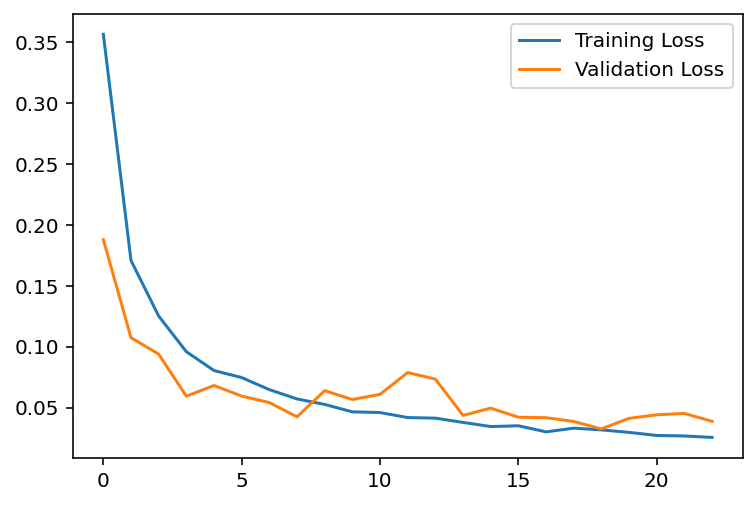

Write the Python code that produced this figure.
#!/usr/bin/env python3
# -*- coding: utf-8 -*-
"""
Created on Tue Nov 26 13:34:50 2024
Objective:
    - Train EfficientNet-V2-S which is significantly more efficient in terms of both computation 
    (FLOPs) and memory, making it better for real-time applications or deployment on resource-constrained 
    hardware.
@author: dagi
"""
import os 
from torch.utils.data import DataLoader 
from torchvision import datasets, transforms
import torch
from torch import nn 
from torchinfo import summary
from torchvision import models 
from timeit import default_timer as timer
from loops import main_loop
import matplotlib.pyplot as plt
import itertools
import torch.optim as optim 
from utils import calculate_mean_std

# In[] Function/method counts the total number of files in the provided directory
def count_files(directory):
    file_count = 0
    for root, dirs, files in os.walk(directory):
        file_count += len(files)  # Add the number of files in each directory
    return file_count

# In[] Set route path for the data
rootPath = "/media/Linux/Mallie_Dagmawi/PyTorch/data/Dataset/Independent/"
trainingPath = rootPath + "Train/"
valPath = rootPath + "Val/"

no_training_data = count_files(trainingPath)
no_val_data = count_files(valPath) 

# In[] Set Hyperparameter
WIDTH = 256
HEIGHT = 256
BATCH = 2**6
OUTPUT_SHAPE = 4 #  0: glioma, 1: meningioma, 2: no_tumor and 3: pituitary
EPOCH = 100

# In[] Calculate the mean and standard deviation for each dataset
mean_train, std_train = calculate_mean_std(trainingPath)
mean_val, std_val = calculate_mean_std(valPath)

# In[] Set transform function
transform_train = transforms.Compose([
                        # Resize the image to fit the model
                        transforms.Resize(size=(HEIGHT, WIDTH)),  
                        transforms.Grayscale(num_output_channels=1),
                        transforms.RandomHorizontalFlip(p = 0.5),# Randomly flip some images horizontally with probability of 50%
                        transforms.RandomVerticalFlip(p=0.2),
                        transforms.ColorJitter(brightness=0.2, contrast=0.2, saturation=0.2, hue=0.1),
                        # Convert image to tensor object
                        transforms.ToTensor(),
                        # Normalize the 3-chanelled image
                        transforms.Normalize(mean=[mean_train], std = [std_train]),
                ])
transform_val = transforms.Compose([
                        # Resize the image to fit the model
                        transforms.Resize(size=(HEIGHT, WIDTH)),
                        # Convert image to GrayScale 
                        transforms.Grayscale(num_output_channels=1),
                        # Convert image to tensor object
                        transforms.ToTensor(),
                        # Normalize the 3-channeled tensor object
                        transforms.Normalize(mean=[mean_val], std = [std_val])
                ])

# In[] Setup the dataset
train_dataset = datasets.ImageFolder(
                    root = trainingPath,
                    transform = transform_train)
val_dataset = datasets.ImageFolder(
                    root = valPath,
                    transform = transform_val)

# In[] Setup the DataLoader
train_dataloader = DataLoader(
                        dataset = train_dataset,
                        batch_size = BATCH,
                        num_workers = 4,
                        shuffle = True,
                        pin_memory = True)
val_dataloader = DataLoader(
                        dataset = val_dataset,
                        batch_size = BATCH,
                        num_workers = 4,
                        shuffle = False,
                        pin_memory = True)

# In[] Step 5: import and instantiate ResNet50
weights = models.EfficientNet_V2_S_Weights.DEFAULT
model = models.efficientnet_v2_s(weights = weights)

# In[] Modify the first layer to receive grayscale images
# Get the pretrained model's first layer
input_layer = model.features[0][0]

# # Create a new Conv2d layer with 1 input channel instead of 3
model.features[0][0] = nn.Conv2d(
                        in_channels=1,  # Set to 1 for grayscale images
                        out_channels=input_layer.out_channels,
                        kernel_size=input_layer.kernel_size,
                        stride=input_layer.stride,
                        padding=input_layer.padding,
                        bias=(input_layer.bias is not None),
                    )

# In[] To inspect Model Info
summary(model = model,
        input_size = (BATCH, 1, HEIGHT, WIDTH),
        col_names = ["input_size", "output_size", "trainable"],
        col_width = 20,
        row_settings = ["var_names"])

# In[10] Modifying the model to meet input and output criteria
# 1. Freezing the trainablility of base model
for params in model.parameters():
    params.requires_grad = False

# Set the trainablility of block Sequential 6 to True 
unfreeze = False
for name, layer in model.features[6].named_children():
    if name == "0":
        unfreeze = True  # Start unfreezing from here

    if unfreeze:
        for params in layer.parameters():
            params.requires_grad = True

# Set the trainability of Conv2dNormActivation block to True
unfreeze = False
for name, layer in model.features[7].named_children():
    if name == "0":
        unfreeze = True  # Start unfreezing from here

    if unfreeze:
        for params in layer.parameters():
            params.requires_grad = True


# modify the output shape and connection layer of the model
model.classifier[1] = nn.Linear( 
                        in_features = 1280,
                        out_features = OUTPUT_SHAPE,
                        bias = True)

   
# In[9] Model Info after configuration
summary(model = model,
        input_size = (BATCH, 1, HEIGHT, WIDTH),
        col_names = ["input_size", "output_size", "trainable"],
        col_width = 20,
        row_settings = ["var_names"])

# In[] Step 6: Setup the loss function and Optimizer function & class imbalance handling
device = "cuda" if torch.cuda.is_available() else "cpu"

optimizer = torch.optim.Adam(params = model.parameters(), lr = 1e-3)
scheduler = optim.lr_scheduler.ReduceLROnPlateau(optimizer,
                                                 mode = 'min',
                                                 factor = 0.1,
                                                 patience = 10)
loss_fn = nn.CrossEntropyLoss()
# In[] Step 7: Start the training loop
start_time = timer()

# Setup training and save the results
accuracy_list_training, accuracy_list_val, loss_list_training, loss_list_val = main_loop( model,
                                                                                     train_dataloader,
                                                                                     val_dataloader,
                                                                                     optimizer,
                                                                                     criterion = loss_fn,
                                                                                     epochs = EPOCH,
                                                                                     scheduler = scheduler,
                                                                                     save_path = "efficient_net.pth")

# End the timer and print out how long it took
end_time = timer()
print(f"[INFO] Total training time: {end_time-start_time:.3f} seconds")

# In[] Step 8: Plot the performance of the model
x = list(itertools.chain(range(0, len(accuracy_list_training))))
plt.plot(x, accuracy_list_training, label = "Training Performance")
plt.plot(x, accuracy_list_val, label = "Validation Performance")
plt.legend()
plt.show()

# In[] Step 9: Plot the loss function of the model
# train_loss = [100 - acc for acc in train_accuracy]
# val_loss = [100 - acc for acc in val_accuracy]

plt.plot(x, loss_list_training, label = "Training Loss")
plt.plot(x, loss_list_val, label = "Validation Loss")
plt.legend()
plt.show()
